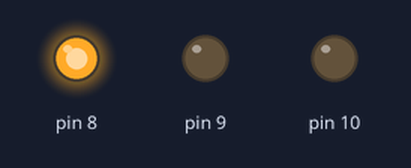
Bench run of a sketch on a simulated Arduino Uno, built with avr-gcc and run on an emulated ATmega328P. Shown: output pins drawn as LEDs (lit = HIGH).

Above: at 1.0 s.
At 5.0 s:
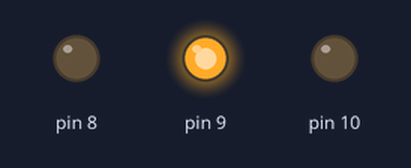
At 9.0 s:
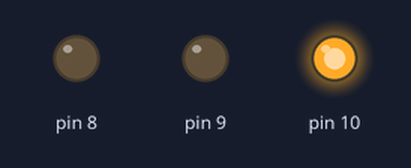
At 11.0 s:
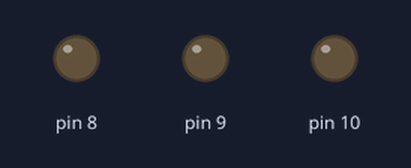
Timing chart, 0 to 15.6 s (numbered marks = the images above):
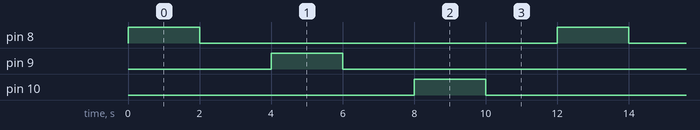

The sketch:

ej01.ino
```cpp
void setup(){
  Serial.begin(9600);
  pinMode(8, OUTPUT);
  pinMode(9, OUTPUT);
  pinMode(10, OUTPUT);
}

void loop(){
  digitalWrite(8, HIGH);
  delay(2000);
  digitalWrite(8, LOW);
  delay(2000);
  digitalWrite(9, HIGH);
  delay(2000);
  digitalWrite(9, LOW);
  delay(2000);
  digitalWrite(10, HIGH);
  delay(2000);
  digitalWrite(10, LOW);
  delay(2000);
}
```

Measured:
- by itself, pin 8–10: alternates HIGH for 2.0 s and LOW for 10.0 s
- by itself, everything shown: repeats every 12.0 s, in 6 steps
